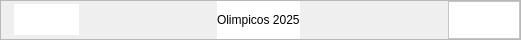
     <widget class="QFrame" name="frame_Superior">
      <property name="maximumSize">
       <size>
        <width>16777215</width>
        <height>40</height>
       </size>
      </property>
      <property name="styleSheet">
       <string notr="true">QFrame#frame_Superior{
	border: 3px solid rgb(135, 206, 235);
	background-color: rgb(255, 255, 255);
}

background-color: rgb(255, 255, 255);
</string>
      </property>
      <property name="frameShape">
       <enum>QFrame::StyledPanel</enum>
      </property>
      <property name="frameShadow">
       <enum>QFrame::Raised</enum>
      </property>
      <layout class="QHBoxLayout" name="horizontalLayout_11">
       <property name="spacing">
        <number>0</number>
       </property>
       <property name="leftMargin">
        <number>0</number>
       </property>
       <property name="topMargin">
        <number>0</number>
       </property>
       <property name="rightMargin">
        <number>0</number>
       </property>
       <property name="bottomMargin">
        <number>0</number>
       </property>
       <item>
        <spacer name="horizontalSpacer_2">
         <property name="orientation">
          <enum>Qt::Horizontal</enum>
         </property>
         <property name="sizeType">
          <enum>QSizePolicy::Fixed</enum>
         </property>
         <property name="sizeHint" stdset="0">
          <size>
           <width>13</width>
           <height>20</height>
          </size>
         </property>
        </spacer>
       </item>
       <item>
        <widget class="QLabel" name="label_icono">
         <property name="minimumSize">
          <size>
           <width>65</width>
           <height>31</height>
          </size>
         </property>
         <property name="maximumSize">
          <size>
           <width>31</width>
           <height>31</height>
          </size>
         </property>
         <property name="styleSheet">
          <string notr="true">font:87 14pt&quot;Arial Black&quot;;
color: rgb(0,0,0);
background-color: rgb(255, 255, 255);
</string>
         </property>
         <property name="lineWidth">
          <number>1</number>
         </property>
         <property name="text">
          <string/>
         </property>
         <property name="pixmap">
          <pixmap>Imagenes/olimpicos.png</pixmap>
         </property>
         <property name="scaledContents">
          <bool>true</bool>
         </property>
        </widget>
       </item>
       <item>
        <spacer name="horizontalSpacer_3">
         <property name="orientation">
          <enum>Qt::Horizontal</enum>
         </property>
         <property name="sizeHint" stdset="0">
          <size>
           <width>138</width>
           <height>20</height>
          </size>
         </property>
        </spacer>
       </item>
       <item>
        <widget class="QLabel" name="label_Titulo">
         <property name="styleSheet">
          <string notr="true">font:87 14pt&quot;Arial Black&quot;;
background-color: rgb(255, 255, 255);
</string>
         </property>
         <property name="text">
          <string>Olimpicos 2025</string>
         </property>
        </widget>
       </item>
       <item>
        <spacer name="horizontalSpacer">
         <property name="orientation">
          <enum>Qt::Horizontal</enum>
         </property>
         <property name="sizeHint" stdset="0">
          <size>
           <width>148</width>
           <height>20</height>
          </size>
         </property>
        </spacer>
       </item>
       <item>
        <widget class="QFrame" name="frame_10">
         <property name="styleSheet">
          <string notr="true">background-color: rgb(255, 255, 255);</string>
         </property>
         <property name="frameShape">
          <enum>QFrame::StyledPanel</enum>
         </property>
         <property name="frameShadow">
          <enum>QFrame::Raised</enum>
         </property>
         <layout class="QHBoxLayout" name="horizontalLayout_2">
          <property name="spacing">
           <number>0</number>
          </property>
          <property name="leftMargin">
           <number>0</number>
          </property>
          <property name="topMargin">
           <number>0</number>
          </property>
          <property name="rightMargin">
           <number>0</number>
          </property>
          <property name="bottomMargin">
           <number>0</number>
          </property>
          <item>
           <widget class="QPushButton" name="btn_Minimizar">
            <property name="minimumSize">
             <size>
              <width>35</width>
              <height>35</height>
             </size>
            </property>
            <property name="maximumSize">
             <size>
              <width>35</width>
              <height>35</height>
             </size>
            </property>
            <property name="styleSheet">
             <string notr="true">QPushButton{
border:0px;
}

QPushButton:hover{
border:5px solid rgb(211, 211, 211);
background-color:white;

}</string>
            </property>
            <property name="text">
             <string/>
            </property>
            <property name="icon">
             <iconset>
              <normaloff>Imagenes/minimizar.png</normaloff>Imagenes/minimizar.png</iconset>
            </property>
            <property name="iconSize">
             <size>
              <width>32</width>
              <height>32</height>
             </size>
            </property>
           </widget>
          </item>
          <item>
           <widget class="QPushButton" name="btn_Cerrar">
            <property name="minimumSize">
             <size>
              <width>35</width>
              <height>35</height>
             </size>
            </property>
            <property name="maximumSize">
             <size>
              <width>35</width>
              <height>35</height>
             </size>
            </property>
            <property name="styleSheet">
             <string notr="true">QPushButton{
border:0px;
}

QPushButton:hover{
border:5px solid rgb(211, 211, 211);
background-color:white;

}
</string>
            </property>
            <property name="text">
             <string/>
            </property>
            <property name="icon">
             <iconset>
              <normaloff>Imagenes/cerrar.png</normaloff>Imagenes/cerrar.png</iconset>
            </property>
            <property name="iconSize">
             <size>
              <width>32</width>
              <height>32</height>
             </size>
            </property>
           </widget>
          </item>
         </layout>
        </widget>
       </item>
      </layout>
     </widget>
